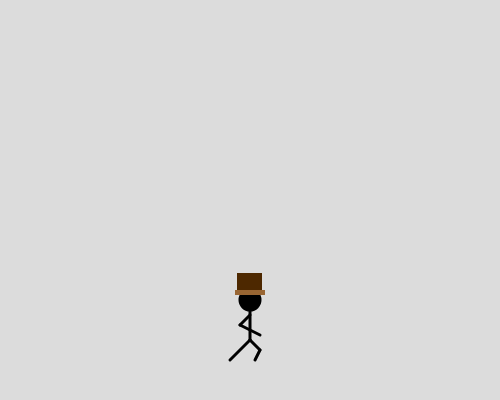
Frame 1 (no input)
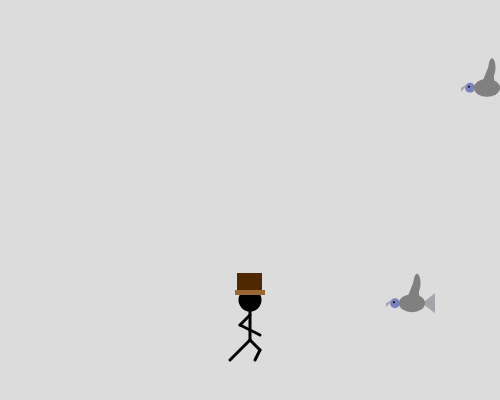
Frame 60 (no input)
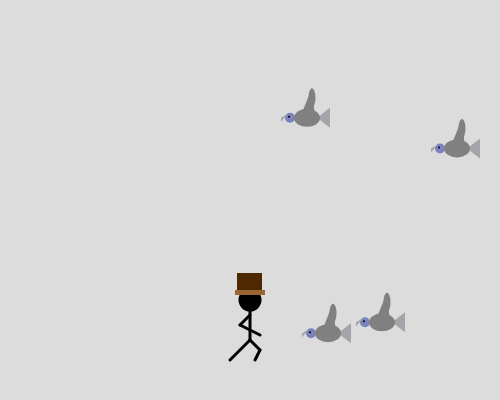
Frame 120 (the mouse pressed at the canvas centre since frame 60)

The p5.js sketch that drew these frames (run headless with seeded random() and noise() and a simulated clock; from frame 60 on, the mouse is pressed at the canvas centre):

// p5.js sketch
// ── sketch.js
//create an empty array called balls
let balls = [];

//create a variable to hold your avatar
let me;


function setup() {
  createCanvas(500, 400);

  //make one avatar called me
  me = new Avatar(width/2, 300, 3);

}

function draw(){
	background(220);

  me.drawMe();
  me.moveMe();

  if (frameCount % 25 == 0) {
      let  b = new Ball(width, random(0,height), -3);
      balls.push(b);
      console.log(balls); //print the balls array to the console
    }

//	draw all the balls in that array
	for (let i = 0; i < balls.length; i++) {
	 	      balls[i].drawBall();
       	  balls[i].moveBall();
        	balls[i].bounceBall();
	  }

}

//avatar class
class Avatar {

	constructor(x,y, speed){ //every avatar needs an x value, a y value, and a speed
		    this.x = x;
    		this.y = y;
        this.speed = speed;
	}

	drawMe(){  // draw the running person
    		stroke("black");
        strokeWeight(3);
    		fill("black");
		    ellipse(this.x,this.y,20,20);
        line(this.x,this.y, this.x, this.y+40);
        line(this.x, this.y+40, this.x-20, this.y+60);
        line(this.x, this.y+40, this.x+10, this.y+50);
        line(this.x+10, this.y+50, this.x+5, this.y+60);
        line(this.x, this.y+15, this.x-10, this.y+25);
        line(this.x-10, this.y+25, this.x+10, this.y+35);
        noStroke();
        fill(77,40,0);
        rect(this.x-13,this.y-27,25,20)
        fill(153,102,51);
        rect(this.x-15,this.y-10,30,5);

        // push();
        // // beginShape();
        // scale(1/7);
        // bezier(463, 135, 335, 58, 40, 50, 16, 235);
        // translate(447,-100);
        // bezier(463, 135, 372, 364, 128, 241, 16, 235);
        // translate(-585,250);
        // bezier(136, 469, 345, 332, 128, 241, 157, 63);
        // bezier(18, 342, 345, 332, 128, 241, 555, 111);
        // // endShape();
        // pop();
	}

	moveMe(){
    if (keyIsDown(UP_ARROW)) { //if you hold the up arrow, move up by speed
       this.y -= this.speed;
    }

    if (keyIsDown(DOWN_ARROW)) { // if you hold the down arrow, move down by speed
        this.y += this.speed;
    }
	}

  die(){

  }

}


//ball class from which to create new balls with similar properties.
class Ball {

	//every ball needs an x value, a y value, and a speed
	constructor(x,y, speed){
		this.x = x;
    this.y = y;
    this.speed = speed;
	}

	// draw a ball on the screen at x,y
	drawBall(){
    	noStroke();
    	fill(123, 131, 189);
		  ellipse(this.x,this.y,10,10);
      fill(164, 165, 171);
      triangle(this.x+27,this.y,this.x+40,this.y+10,this.x+40,this.y-10);
      fill("gray");
      ellipse(this.x+17,this.y,26,18);
      fill("gray");
      triangle(this.x+10,this.y,this.x+22,this.y-30,this.x+25,this.y);
      ellipse(this.x+22,this.y-20,7,19);
      fill(0);
      ellipse(this.x-1,this.y-1, 2,2);
      fill(164, 165, 171);
      triangle(this.x-2,this.y-4,this.x-9,this.y,this.x-9,this.y+4);
	}

	//update the location of the ball, so it moves across the screen
	moveBall(){
		this.x = this.x+ this.speed;
		this.y = this.y+.5;
	}

	//if the ball hits the person, change the speed value to negative (send it in the opposite direction)
  	bounceBall(){
    		if (this.x >= me.x-15 && this.x <= me.x+15 && this.y > me.y-40 && this.y < me.y+40){
      			this.speed = -this.speed;
    		}
  	}

}
